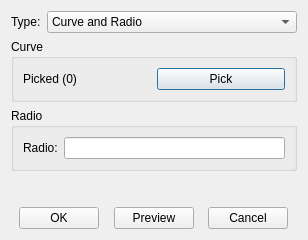
<?xml version="1.0" encoding="UTF-8"?>
<ui version="4.0">
 <class>PointCurveAndRadioInfoDialog</class>
 <widget class="QDialog" name="PointCurveAndRadioInfoDialog">
  <property name="geometry">
   <rect>
    <x>0</x>
    <y>0</y>
    <width>308</width>
    <height>240</height>
   </rect>
  </property>
  <property name="windowTitle">
   <string>Point</string>
  </property>
  <layout class="QGridLayout" name="gridLayout_5">
   <item row="0" column="0">
    <widget class="QWidget" name="widget_2" native="true">
     <property name="sizePolicy">
      <sizepolicy hsizetype="Preferred" vsizetype="Fixed">
       <horstretch>0</horstretch>
       <verstretch>0</verstretch>
      </sizepolicy>
     </property>
     <layout class="QGridLayout" name="gridLayout_2">
      <property name="leftMargin">
       <number>0</number>
      </property>
      <property name="topMargin">
       <number>0</number>
      </property>
      <property name="rightMargin">
       <number>0</number>
      </property>
      <property name="bottomMargin">
       <number>0</number>
      </property>
      <item row="0" column="0">
       <widget class="QLabel" name="label">
        <property name="sizePolicy">
         <sizepolicy hsizetype="Fixed" vsizetype="Preferred">
          <horstretch>0</horstretch>
          <verstretch>0</verstretch>
         </sizepolicy>
        </property>
        <property name="text">
         <string>Type:</string>
        </property>
       </widget>
      </item>
      <item row="0" column="1">
       <widget class="QComboBox" name="comb_type">
        <property name="currentIndex">
         <number>0</number>
        </property>
        <item>
         <property name="text">
          <string>Curve and Radio</string>
         </property>
        </item>
       </widget>
      </item>
     </layout>
    </widget>
   </item>
   <item row="1" column="0">
    <widget class="QStackedWidget" name="stackedWidget">
     <property name="currentIndex">
      <number>0</number>
     </property>
     <widget class="QWidget" name="page_curveradio">
      <layout class="QGridLayout" name="gridLayout_8">
       <property name="leftMargin">
        <number>0</number>
       </property>
       <property name="topMargin">
        <number>0</number>
       </property>
       <property name="rightMargin">
        <number>0</number>
       </property>
       <property name="bottomMargin">
        <number>0</number>
       </property>
       <item row="1" column="0">
        <widget class="QGroupBox" name="groupBox_4">
         <property name="title">
          <string>Radio</string>
         </property>
         <layout class="QGridLayout" name="gridLayout_10">
          <item row="0" column="0">
           <widget class="QLabel" name="label_7">
            <property name="text">
             <string>Radio:</string>
            </property>
           </widget>
          </item>
          <item row="0" column="1">
           <widget class="Comp::FITKSciNotationLineEdit" name="le_curveradio_radio"/>
          </item>
         </layout>
        </widget>
       </item>
       <item row="0" column="0">
        <widget class="QGroupBox" name="groupBox_3">
         <property name="title">
          <string>Curve</string>
         </property>
         <layout class="QGridLayout" name="gridLayout_9">
          <item row="0" column="0">
           <widget class="QLabel" name="lb_curveradio_picked">
            <property name="text">
             <string>Picked (0)</string>
            </property>
           </widget>
          </item>
          <item row="0" column="1">
           <widget class="QPushButton" name="pb_curveradio_pick">
            <property name="text">
             <string>Pick</string>
            </property>
           </widget>
          </item>
         </layout>
        </widget>
       </item>
       <item row="2" column="0">
        <spacer name="verticalSpacer_3">
         <property name="orientation">
          <enum>Qt::Vertical</enum>
         </property>
         <property name="sizeHint" stdset="0">
          <size>
           <width>20</width>
           <height>40</height>
          </size>
         </property>
        </spacer>
       </item>
      </layout>
     </widget>
    </widget>
   </item>
   <item row="2" column="0">
    <widget class="QWidget" name="widget" native="true">
     <property name="sizePolicy">
      <sizepolicy hsizetype="Preferred" vsizetype="Fixed">
       <horstretch>0</horstretch>
       <verstretch>0</verstretch>
      </sizepolicy>
     </property>
     <layout class="QGridLayout" name="gridLayout_3">
      <property name="leftMargin">
       <number>0</number>
      </property>
      <property name="topMargin">
       <number>0</number>
      </property>
      <property name="rightMargin">
       <number>0</number>
      </property>
      <property name="bottomMargin">
       <number>0</number>
      </property>
      <item row="0" column="4">
       <spacer name="horizontalSpacer_3">
        <property name="orientation">
         <enum>Qt::Horizontal</enum>
        </property>
        <property name="sizeHint" stdset="0">
         <size>
          <width>40</width>
          <height>20</height>
         </size>
        </property>
       </spacer>
      </item>
      <item row="0" column="1">
       <widget class="QPushButton" name="pb_ok">
        <property name="text">
         <string>OK</string>
        </property>
       </widget>
      </item>
      <item row="0" column="3">
       <widget class="QPushButton" name="pb_preview">
        <property name="text">
         <string>Preview</string>
        </property>
       </widget>
      </item>
      <item row="0" column="5">
       <widget class="QPushButton" name="pb_cancel">
        <property name="text">
         <string>Cancel</string>
        </property>
       </widget>
      </item>
      <item row="0" column="2">
       <spacer name="horizontalSpacer_2">
        <property name="orientation">
         <enum>Qt::Horizontal</enum>
        </property>
        <property name="sizeHint" stdset="0">
         <size>
          <width>40</width>
          <height>20</height>
         </size>
        </property>
       </spacer>
      </item>
      <item row="0" column="0">
       <spacer name="horizontalSpacer">
        <property name="orientation">
         <enum>Qt::Horizontal</enum>
        </property>
        <property name="sizeHint" stdset="0">
         <size>
          <width>40</width>
          <height>20</height>
         </size>
        </property>
       </spacer>
      </item>
      <item row="0" column="6">
       <spacer name="horizontalSpacer_4">
        <property name="orientation">
         <enum>Qt::Horizontal</enum>
        </property>
        <property name="sizeHint" stdset="0">
         <size>
          <width>40</width>
          <height>20</height>
         </size>
        </property>
       </spacer>
      </item>
     </layout>
    </widget>
   </item>
  </layout>
 </widget>
 <customwidgets>
  <customwidget>
   <class>Comp::FITKSciNotationLineEdit</class>
   <extends>QLineEdit</extends>
   <header location="global">FITK_Component/FITKWidget/FITKSciNotationLineEdit.h</header>
  </customwidget>
 </customwidgets>
 <resources/>
 <connections/>
</ui>
